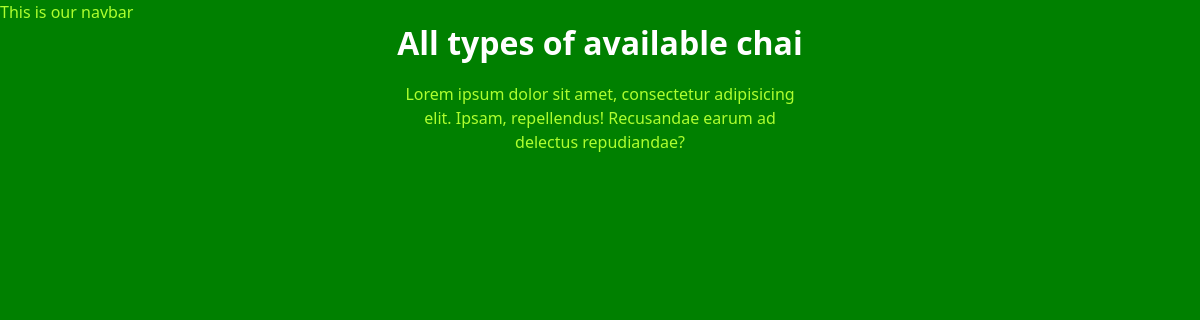
The app's page /chai/, older data.
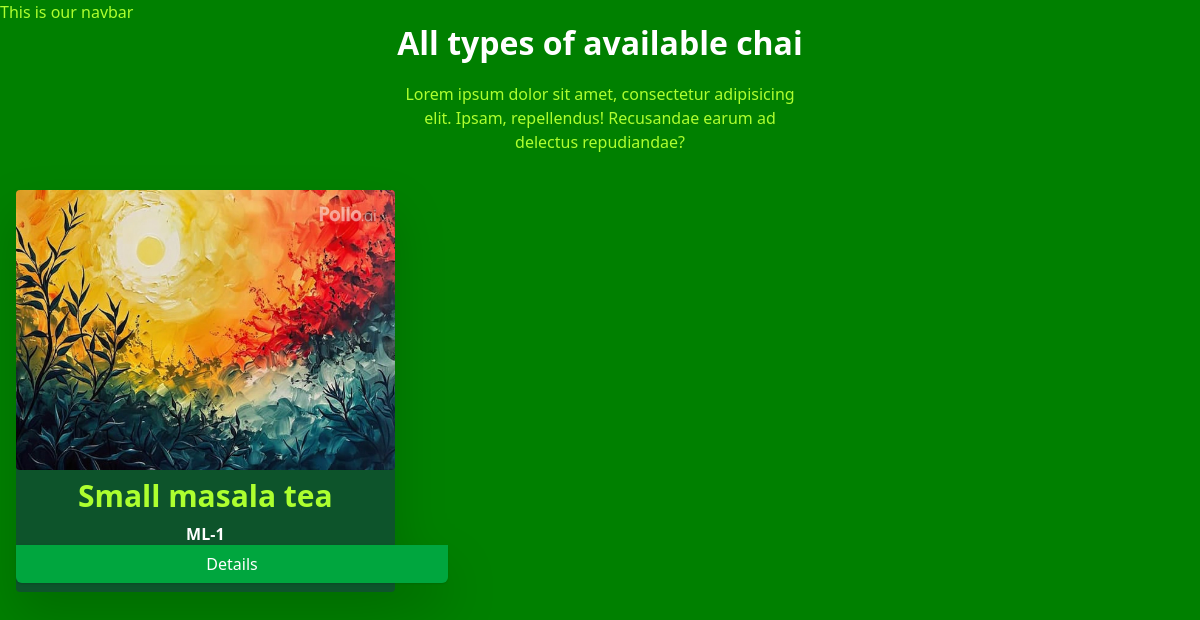
The same page, newer data.
### chai/models.py (models this page shows, shortened)
class ChaiVarity(models.Model):
    CHAI_TYPE_CHOICE = [
        ('ML', 'MASALA TEA'),
        ('GR', 'GINGER TEA'),
        ('KL', 'KIWI TEA'),
        ('EL', 'ELACHI TEA'),
        ('PL', 'PLAIN TEA'),
    ]
    name = models.CharField(max_length=100)
    image = models.ImageField(upload_to='chais/')
    date = models.DateTimeField(default=timezone.now)
    tea_type = models.CharField(max_length=2, choices= CHAI_TYPE_CHOICE)
    description = models.TextField(default='', null=True)

### chai/views.py (the view)
# urls.py: path('',views.all_chai, name='all_chai'),
def all_chai(request):
    chais = ChaiVarity.objects.all() # taking all the models of ChaiVarity in a single variable for use. This will return an Array of models
    return render(request, 'chai/all_chai.html', {'chais':chais}) # This carly braces sends values in the frontend in form of dictionary

### chai/templates/chai/all_chai.html (shortened to what this page needs)
{% extends 'layout.html' %}
{% block content %}
    <h1 class="font-black text-white text-3xl">All types of available chai</h1>
    <p class="text-center px-[400px] py-5">Lorem ipsum dolor sit amet, consectetur adipisicing elit. Ipsam, repellendus! Recusandae earum ad delectus repudiandae?</p>
    <div class="grid grid-cols-3 gap-4 m-4">
        {% for chai in chais %}
            <div class="chai-item bg-green-900 rounded text-center items-center flex-col drop-shadow-2xl pb-4">
                <img class="rounded h-70 mx-auto" src="{{chai.image.url}}" alt="">
                <h2 class="font-bold text-3xl py-2">{{chai.name}}</h2>
                <p class="pb-1.5 text-white font-black">{{chai.tea_type}}-{{chai.id}}</p>
                <a href="{% url 'chai_details' chai.id %}" class="bg-green-600 hover:bg-green-500 transition-all  duration-300 text-white hover:text-green-900 px-4 !py-2 rounded-b-md shadow hover:[box-shadow:0_-4px_10px_rgba(0,0,0,0.2)]">
                    <button type="button" class="cursor-pointer w-100">Details</button>
                </a>
            </div>
        {% endfor %}
    </div>
{% endblock content %}

Row changes from the older to the newer data that the page shows:
added ChaiVarity: image (picture), name "Small masala tea", tea_type "ML", id "1"
